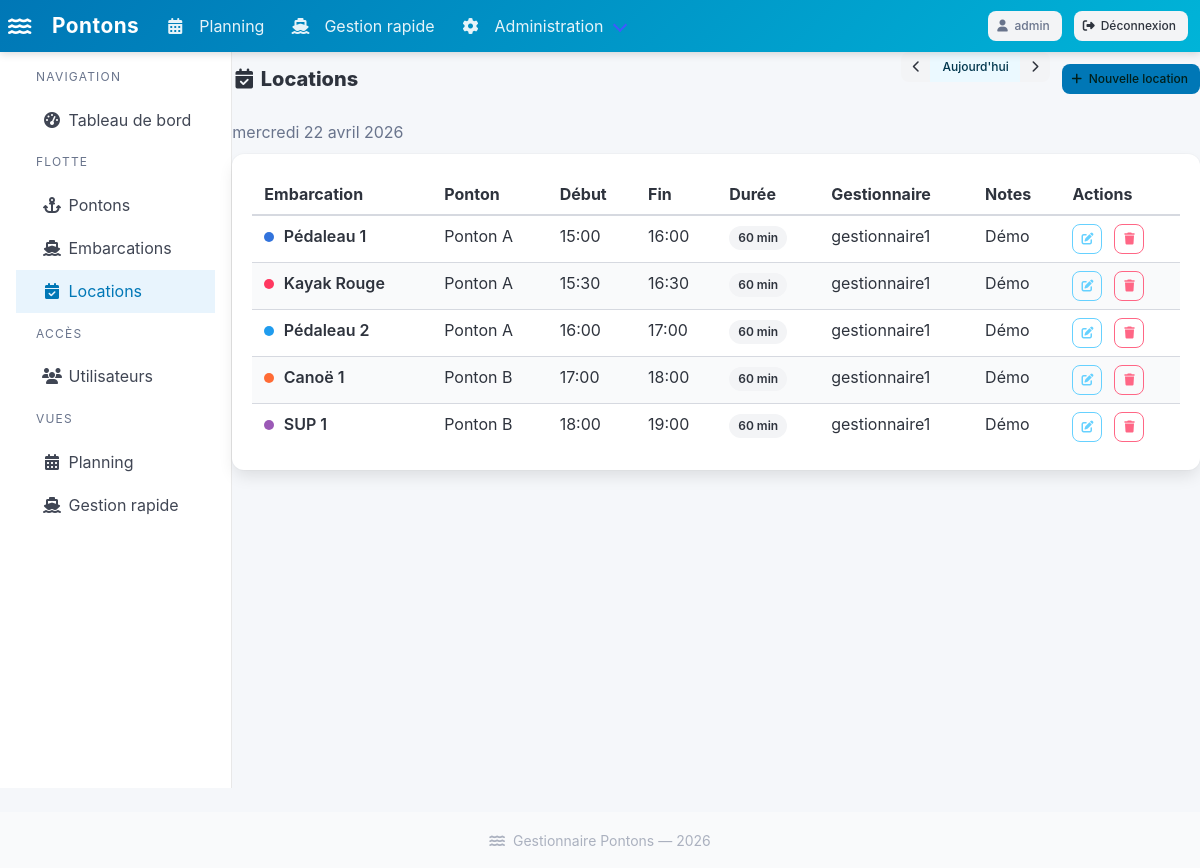
The page /gestion/locations/ (signed in) on the database its author committed.
### pontons/models.py (models this page shows, shortened)
class Location(models.Model):
    embarcation = models.ForeignKey(Embarcation, on_delete=models.CASCADE, related_name='locations')
    gestionnaire = models.ForeignKey(User, on_delete=models.SET_NULL, null=True, related_name='locations')
    heure_debut = models.DateTimeField()
    heure_fin = models.DateTimeField()
    notes = models.CharField(max_length=255, blank=True)
    created_at = models.DateTimeField(auto_now_add=True)
    class Meta:
        ordering = ['heure_debut']
        verbose_name = 'Location'
        verbose_name_plural = 'Locations'
    @property
    def duree_minutes(self):
        return int((self.heure_fin - self.heure_debut).total_seconds() / 60)

class Embarcation(models.Model):
    TYPE_CHOICES = [
        ('pedalo', 'Pédaleau'),
        ('kayak', 'Kayak'),
        ('canoe', 'Canoë'),
        ('barque', 'Barque'),
        ('sup', 'Stand Up Paddle'),
        ('autre', 'Autre'),
    ]
    nom = models.CharField(max_length=100)
    type_embarcation = models.CharField(max_length=20, choices=TYPE_CHOICES, default='pedalo')
    ponton = models.ForeignKey(Ponton, on_delete=models.CASCADE, related_name='embarcations')
    couleur = models.CharField(max_length=7, default='#3273dc', help_text='Couleur hex ex: #3273dc')
    actif = models.BooleanField(default=True)
    ordre = models.PositiveIntegerField(default=0)
    class Meta:
        ordering = ['ponton', 'ordre', 'nom']
        verbose_name = 'Embarcation'
        verbose_name_plural = 'Embarcations'

class Ponton(models.Model):
    nom = models.CharField(max_length=100)
    description = models.TextField(blank=True)
    ordre = models.PositiveIntegerField(default=0)
    actif = models.BooleanField(default=True)
    class Meta:
        ordering = ['ordre', 'nom']
        verbose_name = 'Ponton'
        verbose_name_plural = 'Pontons'

### pontons/views.py (the view)
        @login_required
        def _wrapped(request, *args, **kwargs):
            role = get_user_role(request.user)
            if role not in roles and not request.user.is_superuser:
                messages.error(request, "Accès refusé : droits insuffisants.")
                return redirect('planning')
            return view_func(request, *args, **kwargs)

### pontons/views.py (called while the page is built)
def get_user_role(user):
    if user.is_superuser:
        return 'admin'
    try:
        return user.profile.role
    except UserProfile.DoesNotExist:
        return 'visiteur'

def require_role(*roles):
    def decorator(view_func):
        @login_required
        def _wrapped(request, *args, **kwargs):
            role = get_user_role(request.user)
            if role not in roles and not request.user.is_superuser:
                messages.error(request, "Accès refusé : droits insuffisants.")
                return redirect('planning')
            return view_func(request, *args, **kwargs)
        return _wrapped
    return decorator

@require_role('admin')
def admin_locations(request):
    date_str = request.GET.get('date')
    try:
        date_cible = date.fromisoformat(date_str) if date_str else date.today()
    except ValueError:
        date_cible = date.today()
    locations = Location.objects.filter(
        heure_debut__date=date_cible
    ).select_related('embarcation', 'gestionnaire', 'embarcation__ponton').order_by('heure_debut')
    return render(request, 'pontons/admin/locations.html', {
        'locations': locations,
        'date_cible': date_cible,
        'date_prev': date_cible - timedelta(days=1),
        'date_next': date_cible + timedelta(days=1),
        'role': 'admin',
    })

### templates/pontons/admin/locations.html (shortened to what this page needs)
{% extends 'pontons/admin/base_admin.html' %}
{% block admin_content %}
<div class="level mb-4">
  <div class="level-left">
    <h1 class="title is-5"><span class="icon"><i class="fas fa-calendar-check"></i></span> Locations</h1>
  </div>
  <div class="level-right">
    <div class="buttons">
      <div class="buttons has-addons">
        <a href="?date={{ date_prev|date:'Y-m-d' }}" class="button is-light is-small">
          <span class="icon"><i class="fas fa-chevron-left"></i></span>
        </a>
        <a href="?date={% now 'Y-m-d' %}" class="button is-info is-light is-small">
          <span>Aujourd'hui</span>
        </a>
        <a href="?date={{ date_next|date:'Y-m-d' }}" class="button is-light is-small">
          <span class="icon"><i class="fas fa-chevron-right"></i></span>
        </a>
      </div>
      <a href="{% url 'admin_location_new' %}" class="button is-primary is-small">
        <span class="icon"><i class="fas fa-plus"></i></span><span>Nouvelle location</span>
      </a>
    </div>
  </div>
</div>
<p class="subtitle is-6 has-text-grey mb-3">{{ date_cible|date:"l d F Y" }}</p>
<div class="box">
  <table class="table is-fullwidth is-hoverable is-striped">
    <thead>
      <tr>
        <th>Embarcation</th>
        <th>Ponton</th>
        <th>Début</th>
        <th>Fin</th>
        <th>Durée</th>
        <th>Gestionnaire</th>
        <th>Notes</th>
        <th>Actions</th>
      </tr>
    </thead>
    <tbody>
      {% for loc in locations %}
      <tr>
        <td>
          <span style="display:inline-block;width:10px;height:10px;border-radius:50%;background:{{ loc.embarcation.couleur }};margin-right:5px;"></span>
          <strong>{{ loc.embarcation.nom }}</strong>
        </td>
        <td>{{ loc.embarcation.ponton.nom }}</td>
        <td>{{ loc.heure_debut|time:"H:i" }}</td>
        <td>{{ loc.heure_fin|time:"H:i" }}</td>
        <td><span class="tag is-light">{{ loc.duree_minutes }} min</span></td>
        <td>{{ loc.gestionnaire.username|default:"—" }}</td>
        <td>{{ loc.notes|default:"—" }}</td>
        <td>
          <div class="buttons are-small">
            <a href="{% url 'admin_location_edit' loc.pk %}" class="button is-info is-outlined">
              <span class="icon"><i class="fas fa-edit"></i></span>
            </a>
            <form method="post" action="{% url 'admin_location_delete' loc.pk %}" onsubmit="return confirm('Supprimer cette location ?')">
              <button type="submit" class="button is-danger is-outlined">
                <span class="icon"><i class="fas fa-trash"></i></span>
              </button>
            </form>
          </div>
        </td>
      </tr>
      {% empty %}
        <tr><td colspan="8" class="has-text-centered has-text-grey-light">Aucune location ce jour.</td></tr>
      {% endfor %}
    </tbody>
  </table>
</div>
{% endblock %}

### templates/base.html (shortened to what this page needs)
<!DOCTYPE html>
<html lang="fr">
<head>
  <link rel="stylesheet" href="https://cdn.jsdelivr.net/npm/bulma@1.0.2/css/bulma.min.css">
  <link rel="stylesheet" href="https://cdnjs.cloudflare.com/ajax/libs/font-awesome/6.5.0/css/all.min.css">
</head>
<body>
<nav class="navbar" role="navigation" aria-label="navigation principale">
  <div class="navbar-brand">
    <a class="navbar-item" href="{% url 'planning' %}">
      <span class="icon mr-2"><i class="fas fa-water"></i></span>
      Pontons
    </a>
  </div>
  <div id="navMenu" class="navbar-menu">
    <div class="navbar-start">
      <a class="navbar-item {% if request.resolver_match.url_name == 'planning' %}has-background-white-bis{% endif %}" href="{% url 'planning' %}">
        <span class="icon"><i class="fas fa-calendar-alt"></i></span>
        <span>Planning</span>
      </a>
      {% if user.is_authenticated %}
        {% if role == 'gestionnaire' or role == 'admin' or user.is_superuser %}
        <a class="navbar-item {% if 'gestionnaire' in request.resolver_match.url_name %}has-background-white-bis{% endif %}" href="{% url 'gestionnaire' %}">
          <span class="icon"><i class="fas fa-ship"></i></span>
          <span>Gestion rapide</span>
        </a>
        {% endif %}
        {% if role == 'admin' or user.is_superuser %}
        <div class="navbar-item has-dropdown is-hoverable">
          <a class="navbar-link">
            <span class="icon"><i class="fas fa-cog"></i></span>
            <span>Administration</span>
          </a>
        </div>
        {% endif %}
      {% endif %}
    </div>
    <div class="navbar-end">
      <div class="navbar-item">
        {% if user.is_authenticated %}
          <div class="buttons">
            <span class="button is-light is-small is-static">
              <span class="icon"><i class="fas fa-user"></i></span>
              <span>{{ user.username }}</span>
            </span>
            <form method="post" action="{% url 'logout' %}" style="display:inline;">
              <button type="submit" class="button is-light is-small">
                <span class="icon"><i class="fas fa-sign-out-alt"></i></span>
                <span>Déconnexion</span>
              </button>
            </form>
          </div>
        {% else %}
          <a href="{% url 'login' %}" class="button is-light is-small">
            <span class="icon"><i class="fas fa-sign-in-alt"></i></span>
            <span>Connexion</span>
          </a>
        {% endif %}
      </div>
    </div>
  </div>
</nav>
<main>
  {% block content %}{% endblock %}
</main>
<footer class="footer py-4 mt-5">
  <div class="content has-text-centered has-text-grey-light">
    <small><i class="fas fa-water mr-1"></i> Gestionnaire Pontons &mdash; {% now "Y" %}</small>
  </div>
</footer>
</body>
</html>

### templates/base.html (style rules this page uses)
:root { --color-primary: #00b4d8; --color-secondary: #0077b6; --color-available: #23d160; --color-rented: #ff3860; }
html { scroll-behavior: smooth; }
body { background: #f5f7fa; min-height: 100vh; }
.navbar { background: linear-gradient(135deg, #0077b6, #00b4d8); box-shadow: 0 2px 8px rgba(0,0,0,0.15); }
.navbar-brand .navbar-item { font-size: 1.3rem; font-weight: 700; color: #fff !important; letter-spacing: 0.5px; }
.navbar-item, .navbar-link { color: rgba(255,255,255,0.9) !important; }
.button { border-radius: 8px; font-weight: 500; }
.button.is-primary { background: var(--color-secondary); border-color: var(--color-secondary); }
.tag { border-radius: 20px; font-weight: 600; }
footer { margin-top: auto; }

### rows shown on the page
Location: embarcation.nom "Pédaleau 1", embarcation.ponton.nom "Ponton A", heure_debut "15:00", heure_fin "16:00", duree_minutes "60", gestionnaire.username "gestionnaire1", notes "Démo"
Location: embarcation.nom "Kayak Rouge", embarcation.ponton.nom "Ponton A", heure_debut "15:30", heure_fin "16:30", duree_minutes "60", gestionnaire.username "gestionnaire1", notes "Démo"
Location: embarcation.nom "Pédaleau 2", embarcation.ponton.nom "Ponton A", heure_debut "16:00", heure_fin "17:00", duree_minutes "60", gestionnaire.username "gestionnaire1", notes "Démo"
Location: embarcation.nom "Canoë 1", embarcation.ponton.nom "Ponton B", heure_debut "17:00", heure_fin "18:00", duree_minutes "60", gestionnaire.username "gestionnaire1", notes "Démo"
Location: embarcation.nom "SUP 1", embarcation.ponton.nom "Ponton B", heure_debut "18:00", heure_fin "19:00", duree_minutes "60", gestionnaire.username "gestionnaire1", notes "Démo"

### other values the page prints
{{ user.username }} "admin"
{{ date_cible|date:"l d F Y" }} "mercredi 22 avril 2026"
